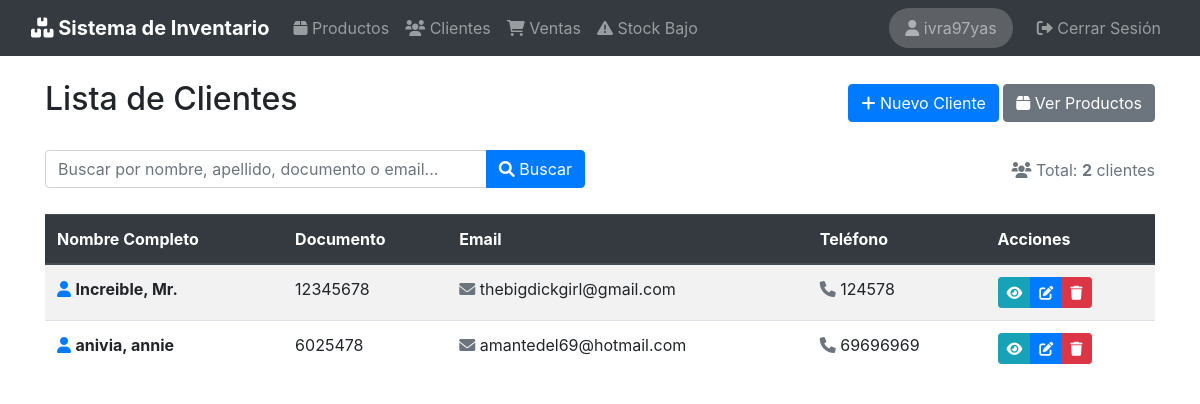
Page /clientes/ (signed in) on the earlier database version.
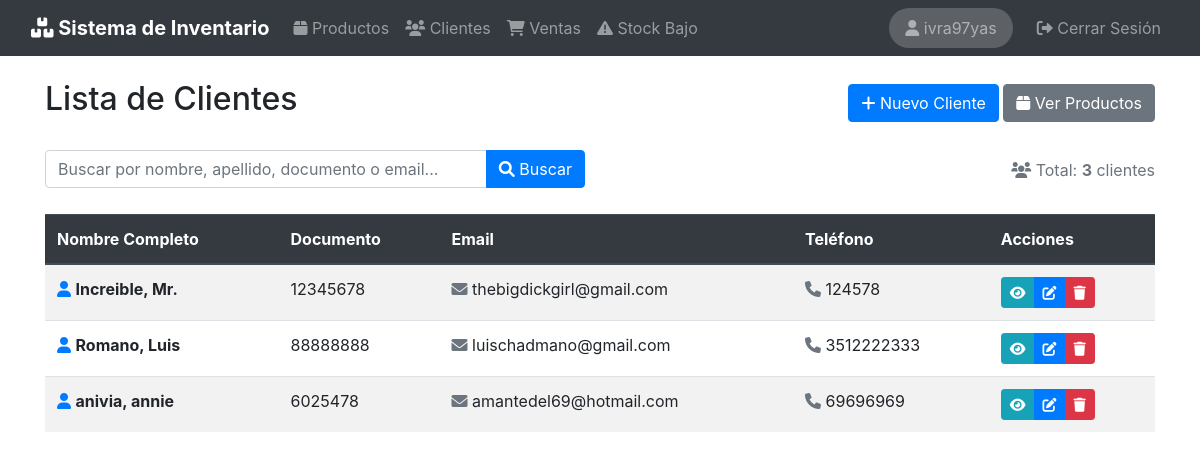
Same page on the later database version.
### clientes/models.py (models this page shows, shortened)
class Cliente(models.Model):
    nombre = models.CharField("Nombre", max_length=100)
    apellido = models.CharField("Apellido", max_length=100)
    numero_documento = models.CharField(
        "Número de Documento",
        max_length=20,
        unique=True,
        help_text="Número de documento único del cliente"
    )
    email = models.EmailField(
        "E-mail",
        max_length=254,
        validators=[EmailValidator()],
        help_text="Correo electrónico del cliente"
    )
    telefono = models.CharField(
        "Teléfono",
        max_length=20,
        help_text="Número de teléfono de contacto"
    )
    direccion = models.TextField(
        "Dirección",
        max_length=300,
        help_text="Dirección completa del cliente"
    )
    fecha_creacion = models.DateTimeField("Fecha de creación", auto_now_add=True)
    fecha_actualizacion = models.DateTimeField("Última actualización", auto_now=True)
    class Meta:
        verbose_name = 'Cliente'
        verbose_name_plural = 'Clientes'
        ordering = ['apellido', 'nombre']

### clientes/views.py (the view, shortened to what this page needs)
# urls.py: path('', views.ClienteListView.as_view(), name='cliente_list'),
class ClienteListView(LoginRequiredMixin, ListView):
    model = Cliente
    template_name = "clientes/cliente_list.html"
    context_object_name = "clientes"
    paginate_by = 10
    def get_queryset(self):
        queryset = super().get_queryset()
        search = self.request.GET.get('search')
        return queryset.order_by('apellido', 'nombre')
    def get_context_data(self, **kwargs):
        context = super().get_context_data(**kwargs)
        context['search'] = self.request.GET.get('search', '')
        return context

### templates/clientes/cliente_list.html (shortened to what this page needs)
{% extends 'base.html' %}
{% load bootstrap4 %}
{% block header %}Lista de Clientes{% endblock %}
{% block extra_buttons %}
<div>
    <a href="{% url 'clientes:cliente_create' %}" class="btn btn-primary">
        <i class="fas fa-plus"></i> Nuevo Cliente
    </a>
    <a href="{% url 'productos:producto_list' %}" class="btn btn-secondary">
        <i class="fas fa-box"></i> Ver Productos
    </a>
</div>
{% endblock %}
{% block content %}
<div class="row mb-3">
    <div class="col-md-6">
        <form method="get" class="form-inline">
            <div class="input-group w-100">
                <input type="text" name="search" class="form-control" placeholder="Buscar por nombre, apellido, documento o email..." value="{{ search }}">
                <div class="input-group-append">
                    <button class="btn btn-primary" type="submit">
                        <i class="fas fa-search"></i> Buscar
                    </button>
                </div>
            </div>
        </form>
    </div>
    <div class="col-md-6 text-right">
        <p class="text-muted mt-2">
            <i class="fas fa-users"></i> Total: <strong>{{ paginator.count }}</strong> cliente{{ paginator.count|pluralize }}
        </p>
    </div>
</div>
{% if clientes %}
<div class="table-responsive">
    <table class="table table-striped table-hover">
        <thead class="thead-dark">
            <tr>
                <th>Nombre Completo</th>
                <th>Documento</th>
                <th>Email</th>
                <th>Teléfono</th>
                <th>Acciones</th>
            </tr>
        </thead>
        <tbody>
            {% for cliente in clientes %}
            <tr>
                <td>
                    <i class="fas fa-user text-primary"></i>
                    <strong>{{ cliente.apellido }}, {{ cliente.nombre }}</strong>
                </td>
                <td>{{ cliente.numero_documento }}</td>
                <td>
                    <i class="fas fa-envelope text-muted"></i>
                    {{ cliente.email }}
                </td>
                <td>
                    <i class="fas fa-phone text-muted"></i>
                    {{ cliente.telefono }}
                </td>
                <td>
                    <div class="btn-group btn-group-sm">
                        <a href="{% url 'clientes:cliente_detail' cliente.pk %}" class="btn btn-info" title="Ver detalle">
                            <i class="fas fa-eye"></i>
                        </a>
                        <a href="{% url 'clientes:cliente_update' cliente.pk %}" class="btn btn-primary" title="Editar">
                            <i class="fas fa-edit"></i>
                        </a>
                        <a href="{% url 'clientes:cliente_delete' cliente.pk %}" class="btn btn-danger" title="Eliminar">
                            <i class="fas fa-trash"></i>
                        </a>
                    </div>
                </td>
            </tr>
            {% endfor %}
        </tbody>
    </table>
</div>
{% endif %}
{% endblock %}

Differences in the rows shown:
added Cliente: apellido "Romano", nombre "Luis", numero_documento "88888888", email "luischadmano@gmail.com", telefono "3512222333"
Other differences:
{{ paginator.count }}: "2" → "3"
